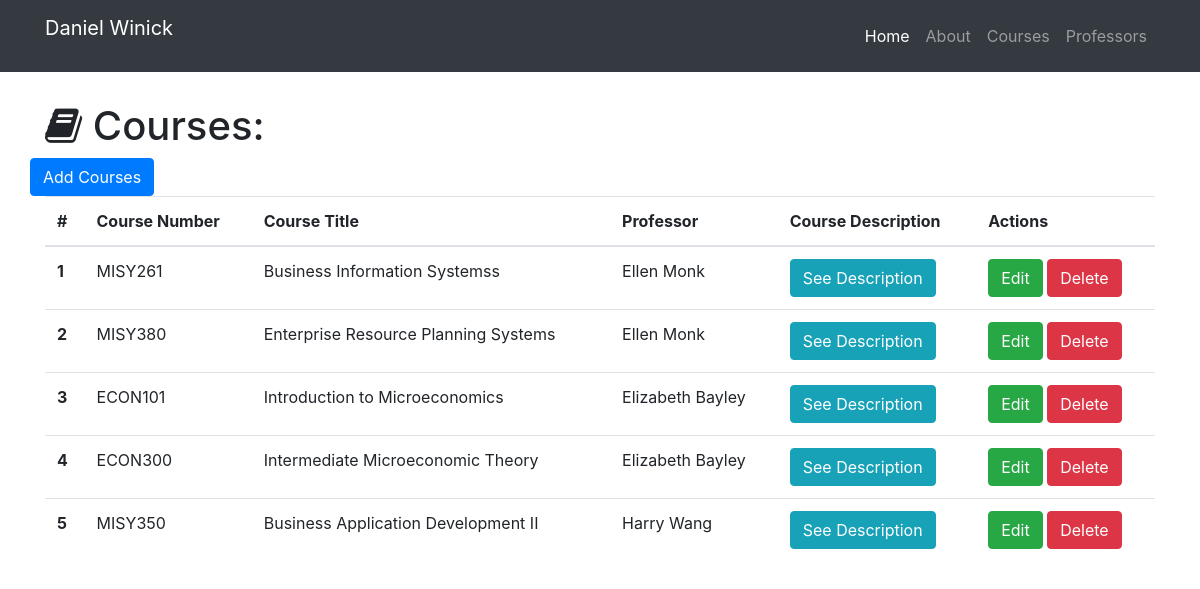
The app's page /courses, older data.
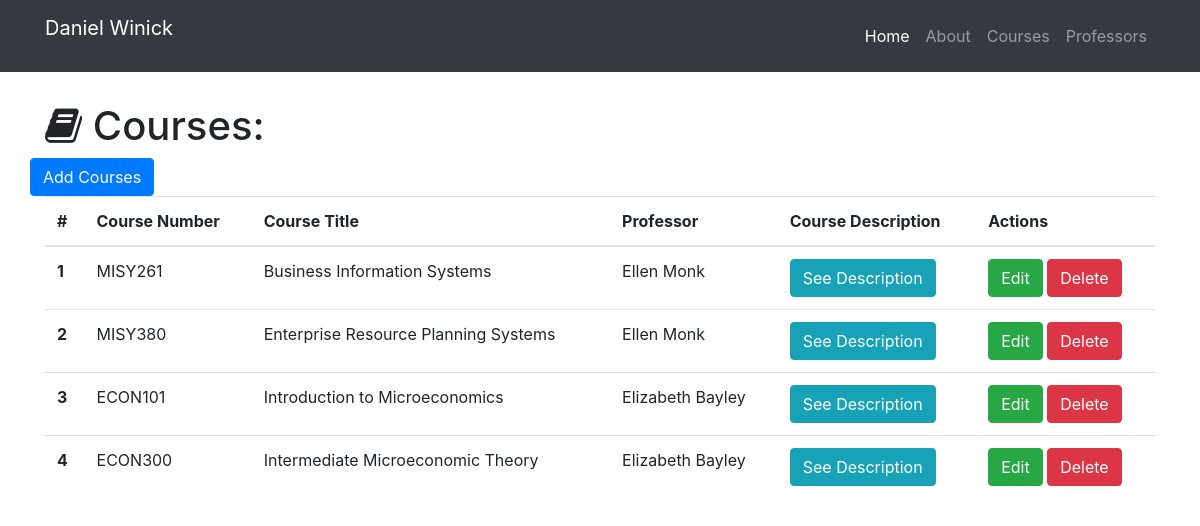
The same page, newer data.
### resume.py (models this page shows)
class Course(db.Model):
    __tablename__ = 'courses'
    id = db.Column(db.Integer, primary_key=True)
    number = db.Column(db.String(256))
    title = db.Column(db.String(256))
    desc = db.Column(db.Text)
    professor_id = db.Column(db.Integer, db.ForeignKey('professors.id'))

class Professor(db.Model):
    __tablename__ = 'professors'
    id = db.Column(db.Integer, primary_key=True)
    name = db.Column(db.String(64))
    dept = db.Column(db.String(10))
    courses = db.relationship('Course', backref='professor', cascade="delete")

### resume.py (the view)
@app.route('/courses')
def show_all_courses():
    courses = Course.query.all()
    return render_template('courses.html', courses=courses)

### templates/courses.html (shortened to what this page needs)
{% extends "home-base.html"%}
{% block page_content%}
  <div class="container">
    <h1 class="mt-5"><i class="fa fa-book" aria-hidden="true"></i> Courses:</h1>
    <div class="row bottom-margin">
      <a href="/course/add" class="btn btn-primary" role="button" aria-disabled="true">Add Courses</a>
    </div>
    {% if courses %}
      <table class="table">
        <thead>
          <tr>
            <th>#</th>
            <th>Course Number</th>
            <th>Course Title</th>
            <th>Professor</th>
            <th>Course Description</th>
            <th>Actions</th>
          </tr>
        </thead>
        <tbody>
          {% for course in courses %}
          <tr>
              <th scope="row">{{course.id}}</th>
              <td>{{course.number}}</td>
              <td>{{course.title}}</td>
              <td>{{course.professor.name}}</td>
              <td>
              <button type="button" class="btn btn-info" data-toggle="modal" data-target="#{{course.id}}">
                See Description
              </button>
              </td>
              <td>
                <a href="/course/edit/{{course.id}}" class="btn btn-success" role="button" aria-disabled="true">Edit</a>
                <a href="/course/delete/{{course.id}}" class="btn btn-danger" role="button" aria-disabled="true">Delete</a>
              </td>
          </tr>
          {% endfor%}
        </tbody>
      </table>
    {% else %}
      <h3>There are no courses in the database yet.</h3>
    {% endif %}
  </div>
{% endblock%}

### templates/home-base.html (shortened to what this page needs)
<!DOCTYPE html>
<html lang="en">
<head>
  {% block head %}
  <link rel="stylesheet" href="https://maxcdn.bootstrapcdn.com/bootstrap/4.0.0-beta.2/css/bootstrap.min.css">
  <link rel="stylesheet" href="https://maxcdn.bootstrapcdn.com/font-awesome/4.7.0/css/font-awesome.min.css">
  <link rel="stylesheet" href="{{ url_for('static', filename='css/myresume.css') }}">
  {% endblock%}
</head>
<body>
  <nav class="navbar navbar-expand-lg navbar-dark bg-dark fixed-top">
    <div class="container">
      <a class="navbar-brand" href="/">
         <p>Daniel Winick</p>
       </a>
      <div class="collapse navbar-collapse" id="navbarResponsive">
        <ul class="navbar-nav ml-auto">
          <li class="nav-item active">
            <a class="nav-link" href="/">Home
             </a>
          </li>
          <li class="nav-item">
            <a class="nav-link" href="/about">About</a>
          </li>
          <li class="nav-item">
            <a class="nav-link" href="/courses">Courses</a>
          </li>
          <li class="nav-item">
            <a class="nav-link" href="/professors">Professors</a>
          </li>
        </ul>
      </div>
    </div>
  </nav>
  {% block page_content%}
  {% endblock%}
</body>
</html>

### static/css/myresume.css (style rules this page uses)
body { padding-top: 54px; }

Row changes from the older to the newer data that the page shows:
removed Course: id "5", number "MISY350", title "Business Application Development II", professor.name "Harry Wang"
changed Course "MISY261": title "Business Information Systemss" → "Business Information Systems"
